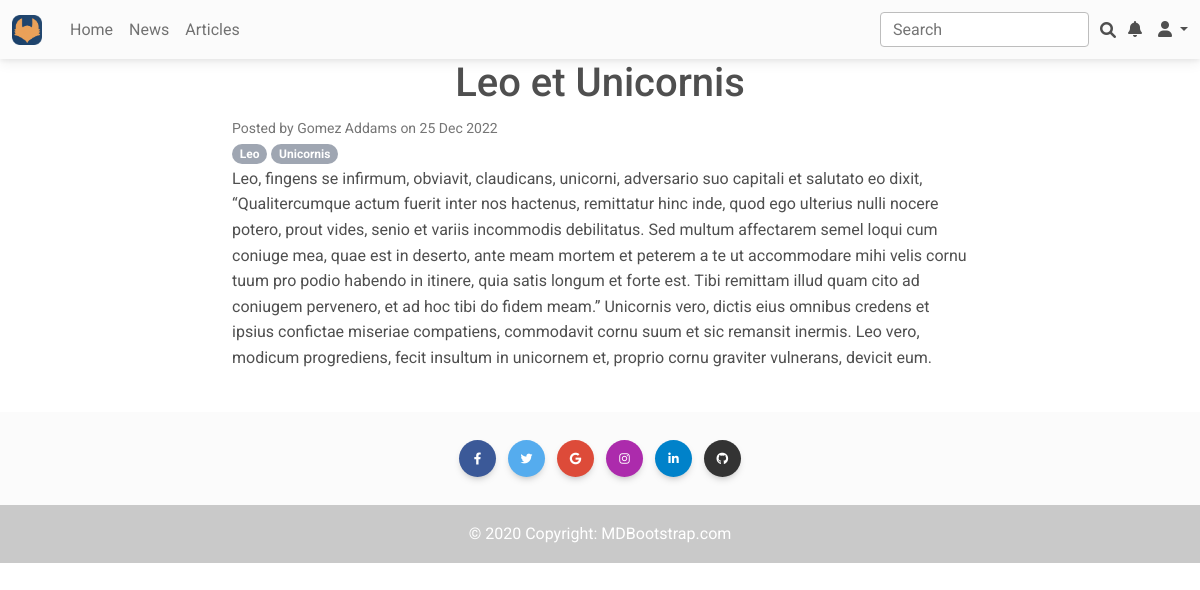
The page /articles/2 on the database its author committed.
### news/models.py (models this page shows, shortened)
class Post(models.Model):
    class PostType(models.IntegerChoices):
        ARTICLE = 1
        NEWS = 2
    author = models.ForeignKey(Author, on_delete=models.CASCADE)
    type = models.PositiveSmallIntegerField(choices=PostType.choices, default=PostType.NEWS)
    created = models.DateTimeField(auto_now_add=True)
    category = models.ManyToManyField(Category, through=PostCategory)
    title = models.CharField(max_length=255)
    text = models.TextField()
    rating = models.IntegerField(default=0)

class Author(models.Model):
    user = models.OneToOneField(User, on_delete=models.CASCADE)
    _rating = models.IntegerField(default=0, db_column='rating')
    @property
    def rating(self):
        return self._rating
    def __str__(self):
        return f'{self.user.get_full_name() or self.user}'

class Category(models.Model):
    name = models.CharField(max_length=255, unique=True)
    def __str__(self):
        return f'{self.name}'

### news/views.py (the view)
# urls.py: path('<int:pk>', PostDetail.as_view(), name='post_detail'),
class PostDetail(DetailView):
    model = Post
    template_name = 'post.html'
    context_object_name = 'post'

### news/templatetags/custom_filters.py (called while the page is built)
@register.filter()
def censor(text: str) -> str:
    if not isinstance(text, str):
        raise TypeError('Censor input must be a string')
    for word in CENSOR_LIST:
        text = re.sub(r"\b" + f"({word[0]}){word[1:]}" + r"\b",
                      lambda x, w=word: (w[0].upper() if x.group(1).isupper() else w[0]) + f"{'*' * (len(w) - 1)}",
                      text,
                      flags=re.IGNORECASE)
    return text

### templates/post.html (shortened to what this page needs)
{% extends 'flatpages/default.html' %}
{% load custom_filters %}
{% block content %}
<h1 class="text-center">{{ post.title|censor }}</h1>
<small class="text-muted">Posted by {{ post.author }} on {{ post.created|date:'d M Y' }}</small>
<div>
  {% for category in post.category.all %}
  <span class="badge rounded-pill bg-secondary">{{ category }}</span>
  {% endfor %}
</div>
<p>{{ post.text|censor }}</p>
<br>
{% endblock content %}

### rows shown on the page
Post: title|censor "Leo et Unicornis", author "Gomez Addams", created "25 Dec 2022", text|censor "Leo, fingens se infirmum, obviavit, claudicans, unicorni, adversario suo capitali et salutato eo dixit, “Qualitercumque actum fuerit inter nos hactenus, remittatur hinc inde, quod ego ulterius nulli nocere potero, prout vides, senio et variis incommodis debilitatus. Sed multum affectarem semel loqui cum coniuge mea, quae est in deserto, ante meam mortem et peterem a te ut accommodare mihi velis cornu tuum pro podio habendo in itinere, quia satis longum et forte est. Tibi remittam illud quam cito ad coniugem pervenero, et ad hoc tibi do fidem meam.” Unicornis vero, dictis eius omnibus credens et ipsius confictae miseriae compatiens, commodavit cornu suum et sic remansit inermis. Leo vero,…"
Category: name "Leo"
Category: name "Unicornis"
